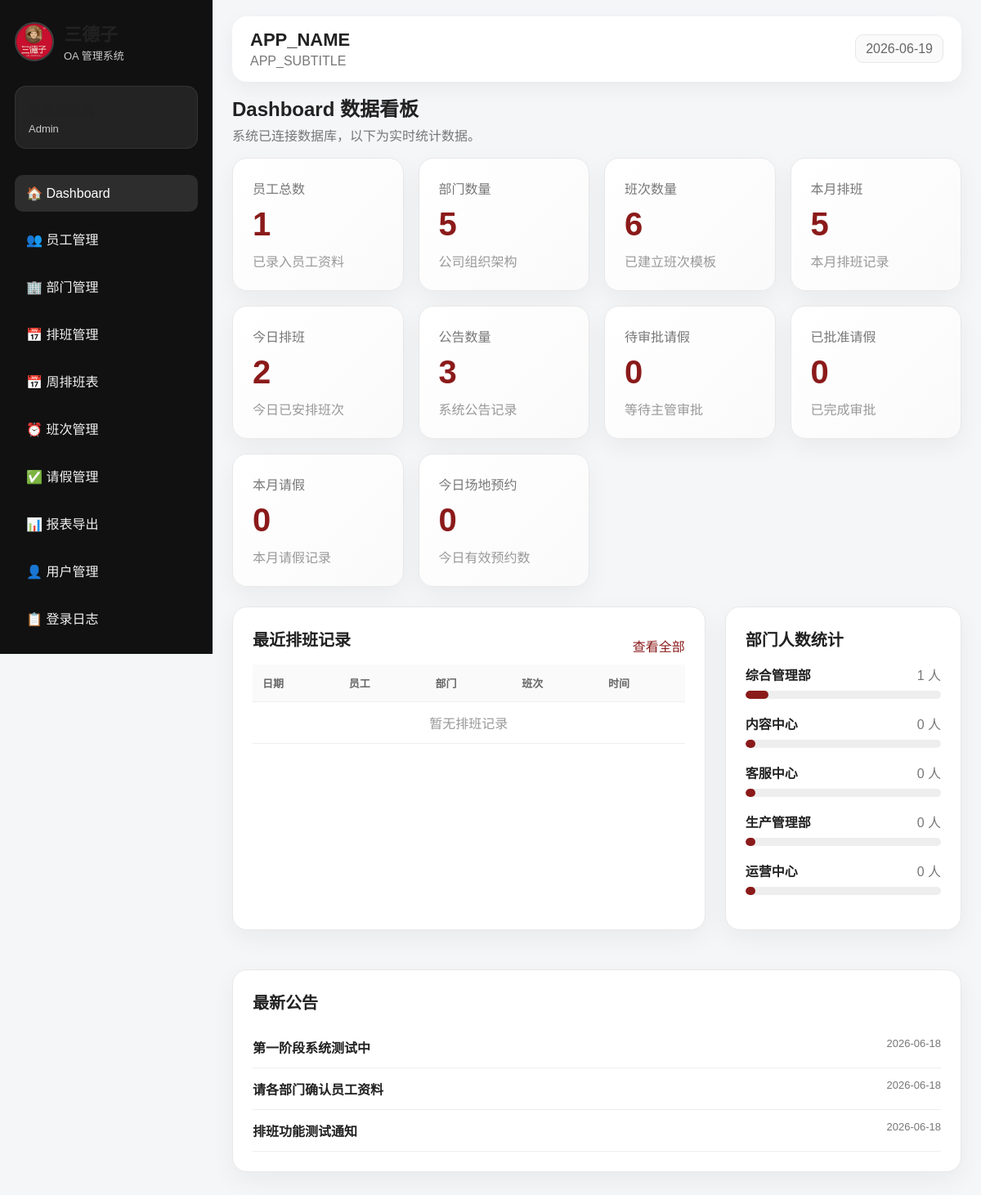
/dashboard.php (signed in), run on the app's committed database.
### tables this page shows
CREATE TABLE announcements (
    id         INT AUTO_INCREMENT PRIMARY KEY,
    title      VARCHAR(200) NOT NULL,
    content    TEXT NOT NULL,
    created_by INT NULL,
    created_at TIMESTAMP DEFAULT CURRENT_TIMESTAMP,
    FOREIGN KEY (created_by) REFERENCES users(id) ON DELETE SET NULL
);

### auth.php (called while the page is built, shortened)
<?php
function current_user() {
    return $_SESSION['user'] ?? null;
}
function has_role($roles) {
    $user = current_user();
    return in_array($user['role'], $roles);
}
function safe($value) {
    return htmlspecialchars((string)$value, ENT_QUOTES, 'UTF-8');
}
?>

### dashboard.php (the view, shortened to what this page needs)
<?php
require_once __DIR__ . '/header.php';
$totalEmployees = $pdo->query("SELECT COUNT(*) AS total FROM employees")->fetch()['total'];
$totalDepartments = $pdo->query("SELECT COUNT(*) AS total FROM departments")->fetch()['total'];
$totalShifts = $pdo->query("SELECT COUNT(*) AS total FROM shifts")->fetch()['total'];
$totalAnnouncements = $pdo->query("SELECT COUNT(*) AS total FROM announcements")->fetch()['total'];
$todaySchedules = $pdo->query("
    SELECT COUNT(*) AS total
    FROM schedules
    WHERE work_date = CURDATE()
")->fetch()['total'];
$monthSchedules = $pdo->query("
    SELECT COUNT(*) AS total
    FROM schedules
    WHERE MONTH(work_date) = MONTH(CURDATE())
    AND YEAR(work_date) = YEAR(CURDATE())
")->fetch()['total'];
$recentSchedules = $pdo->query("
    SELECT
        s.work_date,
        e.name AS employee_name,
        d.name AS department_name,
        sh.name AS shift_name,
        sh.start_time,
        sh.end_time
    FROM schedules s
    JOIN employees e ON s.employee_id = e.id
    LEFT JOIN departments d ON e.department_id = d.id
    JOIN shifts sh ON s.shift_id = sh.id
    ORDER BY s.created_at DESC
    LIMIT 8
")->fetchAll();
$departmentStats = $pdo->query("
    SELECT
        d.name AS department_name,
        COUNT(e.id) AS total
    FROM departments d
    LEFT JOIN employees e ON e.department_id = d.id
    GROUP BY d.id, d.name
    ORDER BY total DESC
")->fetchAll();
$pendingLeaves = $pdo->query("
    SELECT COUNT(*) AS total
    FROM leaves
    WHERE status = 'Pending'
")->fetch()['total'];
$approvedLeaves = $pdo->query("
    SELECT COUNT(*) AS total
    FROM leaves
    WHERE status = 'Approved'
")->fetch()['total'];
$monthLeaves = $pdo->query("
    SELECT COUNT(*) AS total
    FROM leaves
    WHERE MONTH(start_date) = MONTH(CURDATE())
    AND YEAR(start_date) = YEAR(CURDATE())
")->fetch()['total'];
$announcements = $pdo->query("
    SELECT title, created_at
    FROM announcements
    ORDER BY created_at DESC
    LIMIT 5
")->fetchAll();
$todayBookings = 0;
try {
    $todayBookings = $pdo->query("
        SELECT COUNT(*) FROM venue_bookings WHERE booking_date = CURDATE() AND status != '已取消'
    ")->fetchColumn();
} catch (Exception $e) {}
?>
<div class="page-title">
    <h2>Dashboard 数据看板</h2>
    <p>系统已连接数据库，以下为实时统计数据。</p>
</div>
<div class="stats-grid">
    <div class="stat-card">
        <span>员工总数</span>
        <h3><?= safe($totalEmployees) ?></h3>
        <p>已录入员工资料</p>
    </div>
    <div class="stat-card">
        <span>部门数量</span>
        <h3><?= safe($totalDepartments) ?></h3>
        <p>公司组织架构</p>
    </div>
    <div class="stat-card">
        <span>班次数量</span>
        <h3><?= safe($totalShifts) ?></h3>
        <p>已建立班次模板</p>
    </div>
    <div class="stat-card">
        <span>本月排班</span>
        <h3><?= safe($monthSchedules) ?></h3>
        <p>本月排班记录</p>
    </div>
    <div class="stat-card">
        <span>今日排班</span>
        <h3><?= safe($todaySchedules) ?></h3>
        <p>今日已安排班次</p>
    </div>
    <div class="stat-card">
        <span>公告数量</span>
        <h3><?= safe($totalAnnouncements) ?></h3>
        <p>系统公告记录</p>
    </div>
    <div class="stat-card">
    <span>待审批请假</span>
    <h3><?= safe($pendingLeaves) ?></h3>
    <p>等待主管审批</p>
</div>
<div class="stat-card">
    <span>已批准请假</span>
    <h3><?= safe($approvedLeaves) ?></h3>
    <p>已完成审批</p>
</div>
<div class="stat-card">
    <span>本月请假</span>
    <h3><?= safe($monthLeaves) ?></h3>
    <p>本月请假记录</p>
</div>
<div class="stat-card">
    <span>今日场地预约</span>
    <h3><?= safe($todayBookings) ?></h3>
    <p>今日有效预约数</p>
</div>
</div>
<div class="dashboard-grid">
    <section class="panel">
        <div class="panel-head">
            <h2>最近排班记录</h2>
            <?php if (has_role(['Admin', 'Manager'])): ?>
                <a href="schedule.php">查看全部</a>
            <?php endif; ?>
        </div>
        <table>
            <tr>
                <th>日期</th>
                <th>员工</th>
                <th>部门</th>
                <th>班次</th>
                <th>时间</th>
            </tr>
            <?php if (empty($recentSchedules)): ?>
                <tr>
                    <td colspan="5" style="text-align:center;color:#999;">暂无排班记录</td>
                </tr>
            <?php endif; ?>
        </table>
    </section>
    <section class="panel">
        <h2>部门人数统计</h2>
        <?php if (empty($departmentStats)): ?>
            <p style="color:#999;">暂无部门资料</p>
        <?php else: ?>
            <?php foreach ($departmentStats as $dept): ?>
                <?php $width = min(100, max(5, (int)$dept['total'] * 12)); ?>
                <div class="dept-row">
                    <div class="dept-info">
                        <strong><?= safe($dept['department_name']) ?></strong>
                        <span><?= safe($dept['total']) ?> 人</span>
                    </div>
                    <div class="bar">
                        <div style="width: <?= $width ?>%;"></div>
                    </div>
                </div>
            <?php endforeach; ?>
        <?php endif; ?>
    </section>
</div>
<section class="panel">
    <h2>最新公告</h2>
    <?php if (empty($announcements)): ?>
        <p style="color:#999;">暂无公告</p>
    <?php else: ?>
        <ul class="notice-list">
            <?php foreach ($announcements as $a): ?>
                <li>
                    <strong><?= safe($a['title']) ?></strong>
                    <span><?= safe(date('Y-m-d', strtotime($a['created_at']))) ?></span>
                </li>
            <?php endforeach; ?>
        </ul>
    <?php endif; ?>
</section>
<?php require_once __DIR__ . '/footer.php'; ?>

### assets/style.css (style rules this page uses)
* { box-sizing: border-box; }
:root { --primary: #8b1a1a; --primary-dark: #641010; --bg: #f5f6f8; --card: #ffffff; --text: #222; --muted: #777; --border: #e8e8e8; --green: #2e7d32; }
body { margin: 0; font-family: Arial, "Microsoft YaHei", sans-serif; background: var(--bg); color: var(--text); }
a { color: var(--primary); text-decoration: none; }
.page-title { margin-bottom: 14px; }
.page-title h2 { margin: 0; font-size: 24px; }
.page-title p { color: var(--muted); margin-top: 4px; }
.stats-grid { display: grid; grid-template-columns: repeat(4, 1fr); gap: 18px; margin-bottom: 24px; }
.stat-card { background: linear-gradient(135deg, #fff, #fafafa); border: 1px solid var(--border); border-radius: 18px; padding: 24px; box-shadow: 0 10px 30px rgba(0,0,0,0.05); }
.stat-card span { color: var(--muted); }
.stat-card h3 { font-size: 40px; margin: 10px 0; color: var(--primary); }
.stat-card p { color: #999; margin: 0; }
.dashboard-grid { display: grid; grid-template-columns: 2fr 1fr; gap: 24px; margin-bottom: 24px; }
.panel { background: white; border-radius: 18px; padding: 24px; box-shadow: 0 10px 30px rgba(0,0,0,0.05); border: 1px solid var(--border); margin-bottom: 24px; }
.panel h2 { margin-top: 0; font-size: 20px; }
.panel-head { display: flex; align-items: center; justify-content: space-between; }
table { width: 100%; border-collapse: collapse; overflow: hidden; }
th { text-align: left; background: #fafafa; color: #666; font-size: 13px; }
th, td { padding: 13px 12px; border-bottom: 1px solid #eee; }
.dept-row { margin-bottom: 18px; }
.dept-info { display: flex; justify-content: space-between; margin-bottom: 8px; }
.dept-info span { color: var(--muted); }
.bar { height: 10px; border-radius: 99px; overflow: hidden; background: #eee; }
.bar div { height: 100%; background: var(--primary); border-radius: 99px; }
.notice-list { padding: 0; margin: 0; list-style: none; }
.notice-list li { display: flex; justify-content: space-between; padding: 13px 0; border-bottom: 1px solid #eee; }
.notice-list span { color: var(--muted); font-size: 13px; }

### data on the page
announcements: title "第一阶段系统测试中", created_at "2026-06-18"
announcements: title "请各部门确认员工资料", created_at "2026-06-18"
announcements: title "排班功能测试通知", created_at "2026-06-18"

### other printed values
safe($user['role']) "Admin"
safe(APP_NAME) "APP_NAME"
safe(APP_SUBTITLE) "APP_SUBTITLE"
safe($totalEmployees) "1"
safe($totalDepartments) "5"
safe($totalShifts) "6"
safe($monthSchedules) "5"
safe($todaySchedules) "2"
safe($totalAnnouncements) "3"
safe($pendingLeaves) "0"
safe($approvedLeaves) "0"
safe($monthLeaves) "0"
safe($todayBookings) "0"
safe($dept['department_name']) "综合管理部"
safe($dept['total']) "1"
